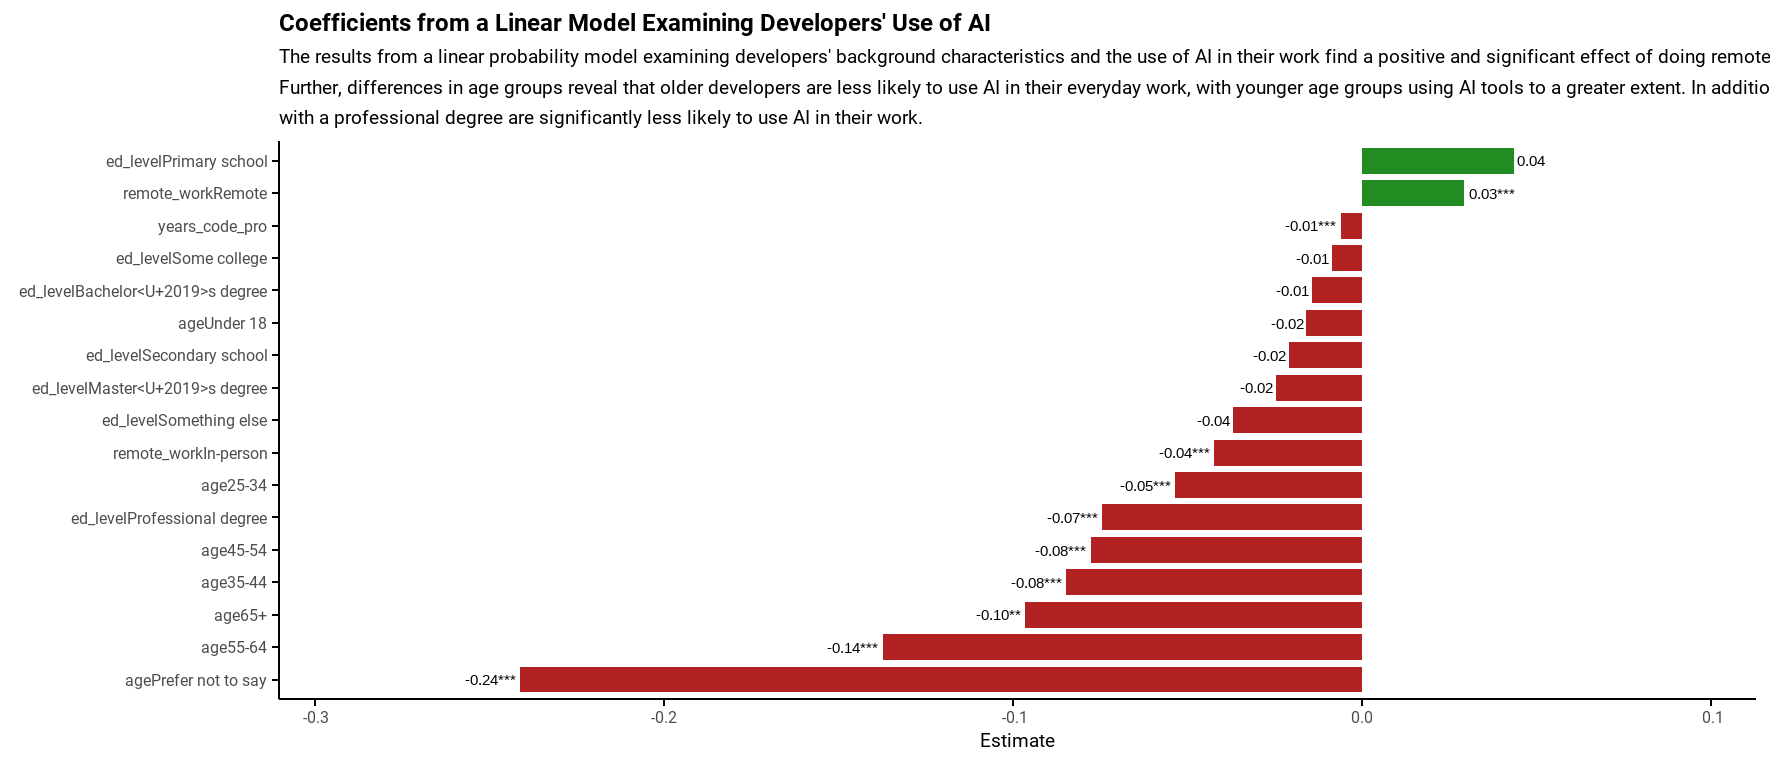

This figure's R source:


# Linear model examining the use of AI among developers on Stackoverflow. 
# Data comes from the Stack Overflow Annual Developer Survey 2024. 
# All data were loaded from the TidyTuesday challenge in Week 36. 

# Load libraries
library(tidyverse)
library(broom)
library(showtext)

# Font
font_add_google("Roboto", "roboto")
showtext_auto()

# Load data from TidyTuesday
stackoverflow_survey_single_response <- readr::read_csv('https://raw.githubusercontent.com/rfordatascience/tidytuesday/master/data/2024/2024-09-03/stackoverflow_survey_single_response.csv')

# Wrangle data 
stackoverflow <- 
  stackoverflow_survey_single_response %>%
  mutate(ai_select_binary = case_when(
    ai_select %in% c(1, 2) ~ 0,  
    ai_select == 3 ~ 1           
  ))

stackoverflow <- 
  stackoverflow %>%
  mutate(age = factor(age, levels = c(1, 2, 3, 4, 5, 6, 7, 8),
                      labels = c('18-24', '25-34', '35-44', '45-54', '55-64', '65+', 'Prefer not to say', 'Under 18')))


stackoverflow <- 
  stackoverflow %>%
  mutate(remote_work = factor(remote_work, levels = c(1, 2, 3),
                              labels = c('Hybrid', 'In-person', 'Remote')))

stackoverflow <- 
  stackoverflow %>%
  mutate(ed_level = factor(ed_level, levels = c(1, 2, 3, 4, 5, 6, 7, 8),
                           labels = c('Associate degree', 'Bachelor???s degree', 'Master???s degree',
                                      'Primary school', 'Professional degree', 'Secondary school',
                                      'Some college', 'Something else')))

# Model 
lpm_stackoverflow <- lm(ai_select_binary ~ age + ed_level + years_code_pro + remote_work, data = stackoverflow)

lpm_stackoverflow <- 
  tidy(lpm_stackoverflow, conf.int = TRUE) %>%
  filter(term != "(Intercept)") %>%  
  mutate(significance = case_when(
    p.value < 0.001 ~ "***",  
    p.value < 0.01 ~ "**",   
    p.value < 0.05 ~ "*",   
    TRUE ~ ""
  ))


# Plot 
lpm_stackoverflow %>% 
  ggplot(aes(x = reorder(term, estimate), y = estimate, fill = estimate > 0)) +
  geom_bar(stat = "identity", width = 0.8, show.legend = FALSE) +  
  geom_text(aes(label = sprintf("%.2f%s", estimate, significance)), 
            hjust = ifelse(tidy_lpm_model$estimate > 0, -0.1, 1.1),  
            size = 4) +  # Increased font size
  scale_fill_manual(values = c("firebrick", "forestgreen")) + 
  coord_flip() +
  labs(title = "Coefficients from a Linear Model Examining Developers' Use of AI", 
       subtitle = "The results from a linear probability model examining developers' background characteristics and the use of AI in their work find a positive and significant effect of doing remote work.\nFurther, differences in age groups reveal that older developers are less likely to use AI in their everyday work, with younger age groups using AI tools to a greater extent. In addition, those \nwith a professional degree are significantly less likely to use AI in their work.",
       x = NULL, 
       y = "Estimate") +
  theme_minimal(base_size = 14) + 
  theme(plot.title = element_text(hjust = 0, size = 18, face = "bold"),  
        plot.subtitle = element_text(hjust = 0, size = 14), 
        axis.title.x = element_text(size = 14),  
        axis.title.y = element_text(size = 14),  
        axis.text.y = element_text(size = 12),   
        axis.text.x = element_text(size = 12), 
        text = element_text(family = "roboto")) +  
  scale_y_continuous(limits = c(min(tidy_lpm_model$estimate) - 0.05, max(tidy_lpm_model$estimate) + 0.05)) + 
  theme(panel.grid = element_blank(), 
        axis.line = element_line(colour = "black"), 
        axis.ticks = element_line(colour = "black"))
